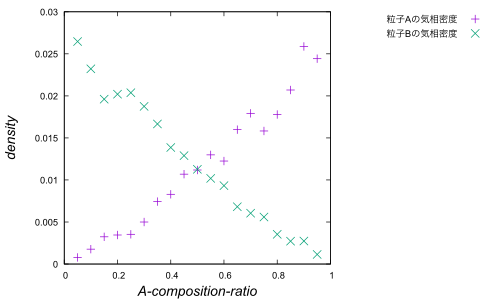

Source code (gnuplot):
set term pdf
set out 'ab_gasliquid_density3.pdf'
set xlabel '{/Arial-Italic A-composition-ratio}'
set ylabel '{/Arial-Italic density}'
set xlabel font 'Arial,15'
set ylabel font 'Arial,15'
set xrange [0.0:1.0]
set tics font 'Arial,10'
set key font 'Arial,10'
set key right outside
set key spacing 1.4
plot 'ab_gasliquid.density3' u 1:2 title '粒子Aの気相密度', 'ab_gasliquid.density3' u 1:4 title '粒子Bの気相密度',
